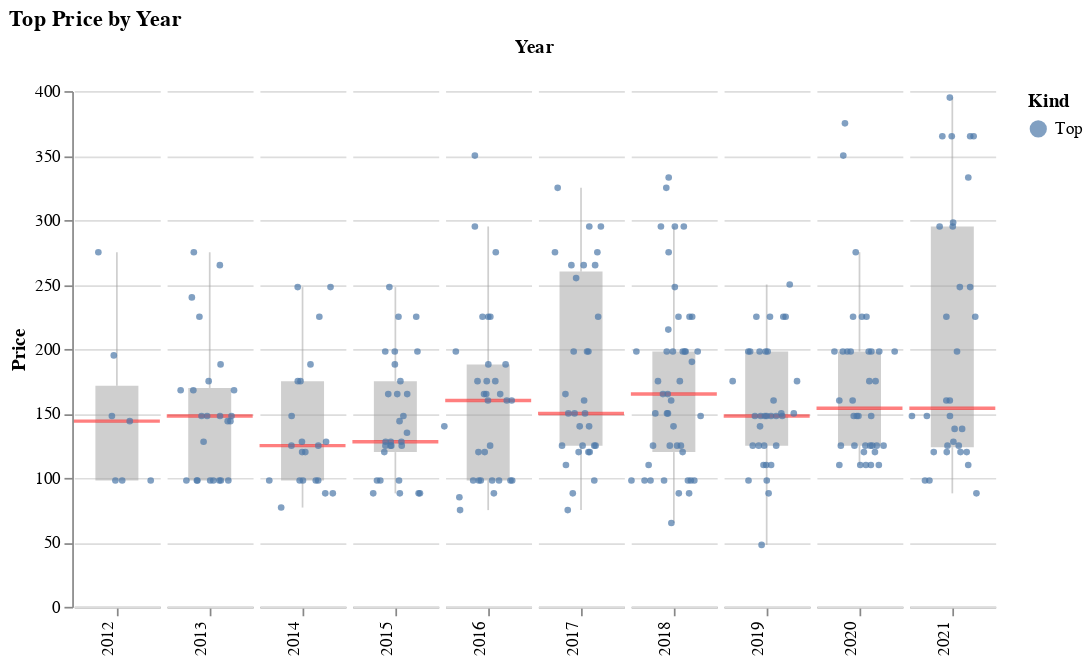

Notebook code cell kept with this figure:
### Code cell
plots.price_plot(clothes_products_df[clothes_products_df['Kind'] == 'Top'], 
                 'Kind', 
                 kind_sort_order).properties(title='Top Price by Year')

### Figure 1 — Vega-Lite specification as saved in the notebook (floating-point values rounded to 4 significant figures; data arrays with more than 128 entries replaced by an {"elided": "..."} marker saying what was removed)
{"$schema": "https://vega.github.io/schema/vega-lite/v4.8.1.json", "config": {"facet": {"spacing": 0}, "view": {"continuousHeight": 300, "continuousWidth": 400, "stroke": null}}, "data": {"name": "data-1b043e9aaa0f225e3fa0cdc08d55c73d"}, "datasets": {"data-1b043e9aaa0f225e3fa0cdc08d55c73d": {"elided": "291 records"}}, "facet": {"column": {"field": "Year", "header": {"labelAlign": "right", "labelAngle": -90, "labelOrient": "bottom", "labelPadding": 3, "titleOrient": "top"}, "type": "ordinal"}}, "spec": {"layer": [{"encoding": {"y": {"axis": {}, "field": "Price", "scale": {}, "type": "quantitative"}}, "mark": {"color": "#A0A0A0", "opacity": 0.5, "outliers": false, "size": 25, "type": "boxplot"}, "width": 50}, {"layer": [{"encoding": {"y": {"aggregate": "median", "field": "Price", "type": "quantitative"}}, "mark": {"color": "red", "opacity": 0.5, "size": 2, "type": "rule"}, "width": 50}, {"encoding": {"color": {"field": "Kind", "scale": {"scheme": "tableau10"}, "sort": ["Bottom", "Top", "Layer"], "type": "nominal"}, "tooltip": [{"field": "Product", "type": "nominal"}, {"field": "Price", "type": "quantitative"}, {"field": "Price-2021", "type": "quantitative"}], "x": {"axis": {"grid": false, "labels": false, "ticks": true, "values": [0]}, "field": "jitter", "scale": {}, "title": null, "type": "quantitative"}, "y": {"axis": {}, "field": "Price", "scale": {}, "type": "quantitative"}}, "mark": {"opacity": 0.7, "size": 15, "type": "circle"}, "transform": [{"as": "jitter", "calculate": "sqrt(-1*log(random()))*cos(2*PI*random())"}], "width": 50}]}]}, "title": "Top Price by Year"}
